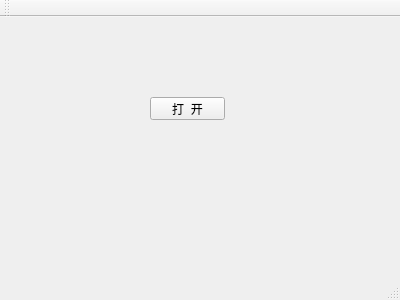
<?xml version="1.0" encoding="UTF-8"?>
<ui version="4.0">
 <class>MainWindow</class>
 <widget class="QMainWindow" name="MainWindow">
  <property name="geometry">
   <rect>
    <x>0</x>
    <y>0</y>
    <width>400</width>
    <height>300</height>
   </rect>
  </property>
  <property name="windowTitle">
   <string>MainWindow</string>
  </property>
  <widget class="QWidget" name="centralWidget">
   <widget class="QPushButton" name="pushButton">
    <property name="geometry">
     <rect>
      <x>150</x>
      <y>80</y>
      <width>75</width>
      <height>23</height>
     </rect>
    </property>
    <property name="text">
     <string>打  开</string>
    </property>
   </widget>
  </widget>
  <widget class="QMenuBar" name="menuBar">
   <property name="geometry">
    <rect>
     <x>0</x>
     <y>0</y>
     <width>400</width>
     <height>23</height>
    </rect>
   </property>
  </widget>
  <widget class="QToolBar" name="mainToolBar">
   <attribute name="toolBarArea">
    <enum>TopToolBarArea</enum>
   </attribute>
   <attribute name="toolBarBreak">
    <bool>false</bool>
   </attribute>
  </widget>
  <widget class="QStatusBar" name="statusBar"/>
 </widget>
 <layoutdefault spacing="6" margin="11"/>
 <resources/>
 <connections/>
</ui>
